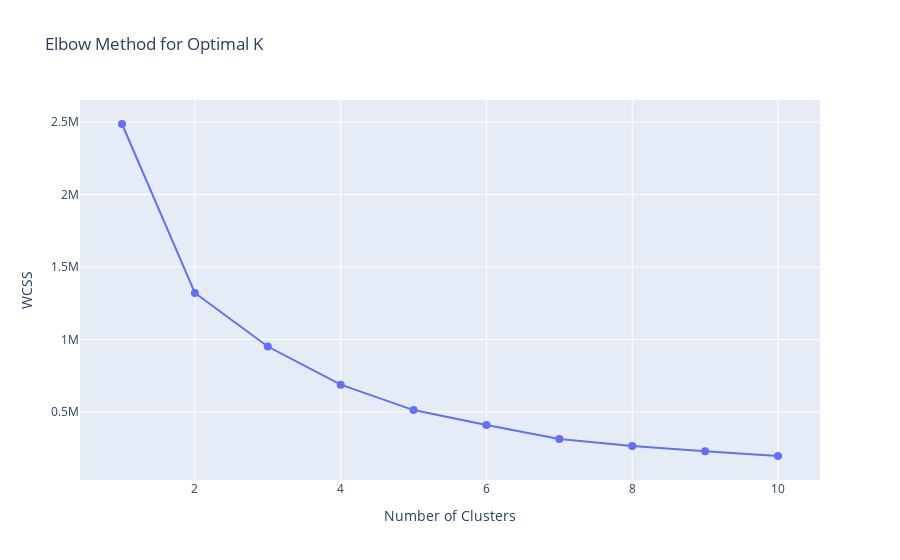

The notebook cell saved with this chart:
### Code cell
# Elbow Method Visualization (Interactive)
fig_elbow = px.line(
    x=list(K_range), 
    y=wcss, 
    markers=True, 
    title="Elbow Method for Optimal K",
    labels={"x": "Number of Clusters", "y": "WCSS"}
)
fig_elbow.update_traces(mode="markers+lines", marker=dict(size=8))
fig_elbow.show()

### Figure 1 — Plotly figure (JSON) as saved in the notebook; plotly's stock layout.template omitted (floating-point values rounded to 4 significant figures)
{"data": [{"hovertemplate": "Number of Clusters=%{x}<br>WCSS=%{y}<extra></extra>", "legendgroup": "", "line": {"color": "#636efa", "dash": "solid"}, "marker": {"size": 8, "symbol": "circle"}, "mode": "markers+lines", "name": "", "orientation": "v", "showlegend": false, "type": "scatter", "x": [1, 2, 3, 4, 5, 6, 7, 8, 9, 10], "xaxis": "x", "y": [2487000.0, 1321000.0, 951200.0, 687600.0, 512300.0, 409300.0, 313500.0, 263900.0, 227300.0, 195400.0], "yaxis": "y"}], "layout": {"legend": {"tracegroupgap": 0}, "title": {"text": "Elbow Method for Optimal K"}, "xaxis": {"anchor": "y", "domain": [0, 1], "title": {"text": "Number of Clusters"}}, "yaxis": {"anchor": "x", "domain": [0, 1], "title": {"text": "WCSS"}}}}
